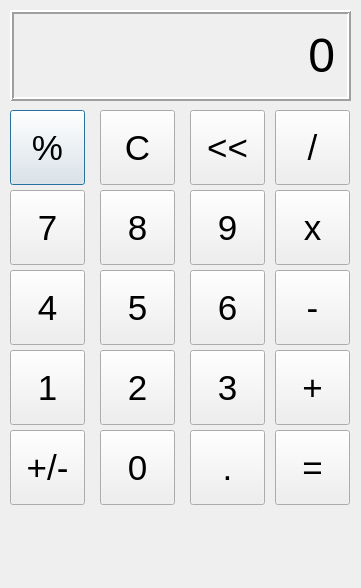
<?xml version="1.0" encoding="UTF-8"?>
<ui version="4.0">
 <class>Dialog</class>
 <widget class="QDialog" name="Dialog">
  <property name="geometry">
   <rect>
    <x>0</x>
    <y>0</y>
    <width>361</width>
    <height>588</height>
   </rect>
  </property>
  <property name="windowTitle">
   <string>Calculator</string>
  </property>
  <widget class="QLabel" name="outputLabel">
   <property name="geometry">
    <rect>
     <x>10</x>
     <y>10</y>
     <width>341</width>
     <height>91</height>
    </rect>
   </property>
   <property name="font">
    <font>
     <pointsize>36</pointsize>
    </font>
   </property>
   <property name="frameShape">
    <enum>QFrame::Box</enum>
   </property>
   <property name="frameShadow">
    <enum>QFrame::Raised</enum>
   </property>
   <property name="lineWidth">
    <number>2</number>
   </property>
   <property name="text">
    <string>0</string>
   </property>
   <property name="alignment">
    <set>Qt::AlignRight|Qt::AlignTrailing|Qt::AlignVCenter</set>
   </property>
   <property name="margin">
    <number>10</number>
   </property>
  </widget>
  <widget class="QPushButton" name="percentButton">
   <property name="geometry">
    <rect>
     <x>10</x>
     <y>110</y>
     <width>75</width>
     <height>75</height>
    </rect>
   </property>
   <property name="font">
    <font>
     <pointsize>26</pointsize>
    </font>
   </property>
   <property name="text">
    <string>%</string>
   </property>
  </widget>
  <widget class="QPushButton" name="clearButton">
   <property name="geometry">
    <rect>
     <x>100</x>
     <y>110</y>
     <width>75</width>
     <height>75</height>
    </rect>
   </property>
   <property name="font">
    <font>
     <pointsize>26</pointsize>
    </font>
   </property>
   <property name="text">
    <string>C</string>
   </property>
  </widget>
  <widget class="QPushButton" name="shiftButton">
   <property name="geometry">
    <rect>
     <x>190</x>
     <y>110</y>
     <width>75</width>
     <height>75</height>
    </rect>
   </property>
   <property name="font">
    <font>
     <pointsize>26</pointsize>
    </font>
   </property>
   <property name="text">
    <string>&lt;&lt;</string>
   </property>
  </widget>
  <widget class="QPushButton" name="divButton">
   <property name="geometry">
    <rect>
     <x>275</x>
     <y>110</y>
     <width>75</width>
     <height>75</height>
    </rect>
   </property>
   <property name="font">
    <font>
     <pointsize>26</pointsize>
    </font>
   </property>
   <property name="text">
    <string>/</string>
   </property>
  </widget>
  <widget class="QPushButton" name="eightButton">
   <property name="geometry">
    <rect>
     <x>100</x>
     <y>190</y>
     <width>75</width>
     <height>75</height>
    </rect>
   </property>
   <property name="font">
    <font>
     <pointsize>26</pointsize>
    </font>
   </property>
   <property name="text">
    <string>8</string>
   </property>
  </widget>
  <widget class="QPushButton" name="nineButton">
   <property name="geometry">
    <rect>
     <x>190</x>
     <y>190</y>
     <width>75</width>
     <height>75</height>
    </rect>
   </property>
   <property name="font">
    <font>
     <pointsize>26</pointsize>
    </font>
   </property>
   <property name="text">
    <string>9</string>
   </property>
  </widget>
  <widget class="QPushButton" name="sevenButton">
   <property name="geometry">
    <rect>
     <x>10</x>
     <y>190</y>
     <width>75</width>
     <height>75</height>
    </rect>
   </property>
   <property name="font">
    <font>
     <pointsize>26</pointsize>
    </font>
   </property>
   <property name="text">
    <string>7</string>
   </property>
  </widget>
  <widget class="QPushButton" name="mulButton">
   <property name="geometry">
    <rect>
     <x>275</x>
     <y>190</y>
     <width>75</width>
     <height>75</height>
    </rect>
   </property>
   <property name="font">
    <font>
     <pointsize>26</pointsize>
    </font>
   </property>
   <property name="text">
    <string>x</string>
   </property>
  </widget>
  <widget class="QPushButton" name="fiveButton">
   <property name="geometry">
    <rect>
     <x>100</x>
     <y>270</y>
     <width>75</width>
     <height>75</height>
    </rect>
   </property>
   <property name="font">
    <font>
     <pointsize>26</pointsize>
    </font>
   </property>
   <property name="text">
    <string>5</string>
   </property>
  </widget>
  <widget class="QPushButton" name="sixButton">
   <property name="geometry">
    <rect>
     <x>190</x>
     <y>270</y>
     <width>75</width>
     <height>75</height>
    </rect>
   </property>
   <property name="font">
    <font>
     <pointsize>26</pointsize>
    </font>
   </property>
   <property name="text">
    <string>6</string>
   </property>
  </widget>
  <widget class="QPushButton" name="fourButton">
   <property name="geometry">
    <rect>
     <x>10</x>
     <y>270</y>
     <width>75</width>
     <height>75</height>
    </rect>
   </property>
   <property name="font">
    <font>
     <pointsize>26</pointsize>
    </font>
   </property>
   <property name="text">
    <string>4</string>
   </property>
  </widget>
  <widget class="QPushButton" name="subButton">
   <property name="geometry">
    <rect>
     <x>275</x>
     <y>270</y>
     <width>75</width>
     <height>75</height>
    </rect>
   </property>
   <property name="font">
    <font>
     <pointsize>26</pointsize>
    </font>
   </property>
   <property name="text">
    <string>-</string>
   </property>
  </widget>
  <widget class="QPushButton" name="twoButton">
   <property name="geometry">
    <rect>
     <x>100</x>
     <y>350</y>
     <width>75</width>
     <height>75</height>
    </rect>
   </property>
   <property name="font">
    <font>
     <pointsize>26</pointsize>
    </font>
   </property>
   <property name="text">
    <string>2</string>
   </property>
  </widget>
  <widget class="QPushButton" name="threeButton">
   <property name="geometry">
    <rect>
     <x>190</x>
     <y>350</y>
     <width>75</width>
     <height>75</height>
    </rect>
   </property>
   <property name="font">
    <font>
     <pointsize>26</pointsize>
    </font>
   </property>
   <property name="text">
    <string>3</string>
   </property>
  </widget>
  <widget class="QPushButton" name="oneButton">
   <property name="geometry">
    <rect>
     <x>10</x>
     <y>350</y>
     <width>75</width>
     <height>75</height>
    </rect>
   </property>
   <property name="font">
    <font>
     <pointsize>26</pointsize>
    </font>
   </property>
   <property name="text">
    <string>1</string>
   </property>
  </widget>
  <widget class="QPushButton" name="addButton">
   <property name="geometry">
    <rect>
     <x>275</x>
     <y>350</y>
     <width>75</width>
     <height>75</height>
    </rect>
   </property>
   <property name="font">
    <font>
     <pointsize>26</pointsize>
    </font>
   </property>
   <property name="text">
    <string>+</string>
   </property>
  </widget>
  <widget class="QPushButton" name="zeroButton">
   <property name="geometry">
    <rect>
     <x>100</x>
     <y>430</y>
     <width>75</width>
     <height>75</height>
    </rect>
   </property>
   <property name="font">
    <font>
     <pointsize>26</pointsize>
    </font>
   </property>
   <property name="text">
    <string>0</string>
   </property>
  </widget>
  <widget class="QPushButton" name="decimalButton">
   <property name="geometry">
    <rect>
     <x>190</x>
     <y>430</y>
     <width>75</width>
     <height>75</height>
    </rect>
   </property>
   <property name="font">
    <font>
     <pointsize>26</pointsize>
    </font>
   </property>
   <property name="text">
    <string>.</string>
   </property>
  </widget>
  <widget class="QPushButton" name="plusminusButton">
   <property name="geometry">
    <rect>
     <x>10</x>
     <y>430</y>
     <width>75</width>
     <height>75</height>
    </rect>
   </property>
   <property name="font">
    <font>
     <pointsize>26</pointsize>
    </font>
   </property>
   <property name="text">
    <string>+/-</string>
   </property>
  </widget>
  <widget class="QPushButton" name="equalButton">
   <property name="geometry">
    <rect>
     <x>275</x>
     <y>430</y>
     <width>75</width>
     <height>75</height>
    </rect>
   </property>
   <property name="font">
    <font>
     <pointsize>26</pointsize>
    </font>
   </property>
   <property name="text">
    <string>=</string>
   </property>
  </widget>
 </widget>
 <resources/>
 <connections/>
</ui>
